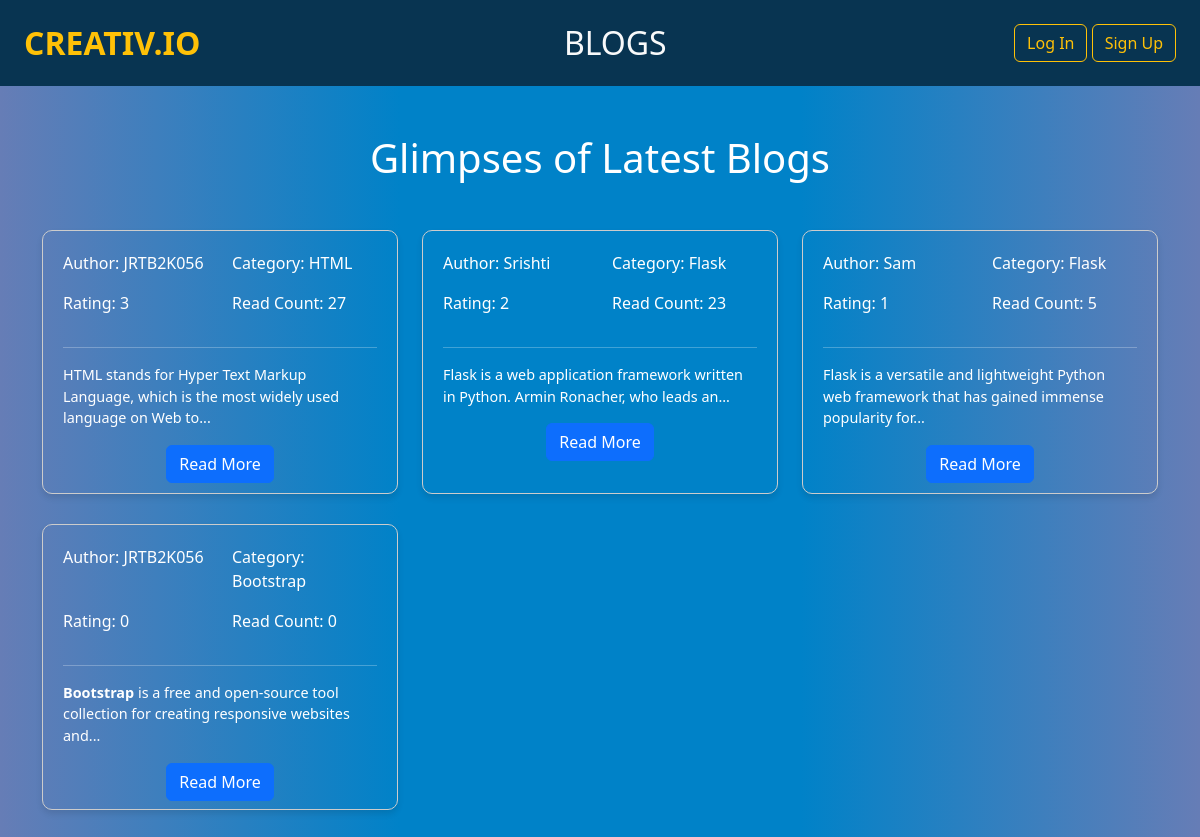
The app's page /read_blog with its own data.
### models.py (models this page shows, shortened)
class Blog(db.Model):
    blog_id = db.Column(db.Integer, primary_key=True)
    auth_id = db.Column(db.Integer, db.ForeignKey(Users.id), nullable=False)
    cat_id = db.Column(db.Integer, db.ForeignKey(Category.cat_id))
    blog_date = db.Column(db.DateTime)
    blog_text = db.Column(db.Text, nullable=False)
    blog_rating = db.Column(db.Integer, default=0)
    blog_count = db.Column(db.Integer, default=0)

class Users(db.Model, UserMixin):
    id = db.Column(db.Integer, primary_key=True)
    email = db.Column(db.String(100), unique=True)
    username = db.Column(db.String(50))
    password_hash = db.Column(db.String(300))

class Category(db.Model):
    cat_id = db.Column(db.Integer, primary_key=True)
    cat_name = db.Column(db.String(50), nullable=False)
    blogModel = db.relationship('Blog', backref='Category', lazy=True)

### routes.py (the view)
@app.route('/read_blog')
def read_blog():
    user_list = Users.query.all()
    blog_list = Blog.query.all()
    get_categories()
    return render_template('read_blog.html', user_list=user_list, blog_list=blog_list, category_names=all_cat_name)

### routes.py (called while the page is built)
def get_categories():
    global all_cat_num, all_cat_name
    all_cat_info = db.session.query(Category.cat_id, Category.cat_name).all()
    all_cat_num, all_cat_name = zip(*all_cat_info) if all_cat_info else ([], [])

### templates/read_blog.html (shortened to what this page needs)
{% extends 'base.html' %}
{% block heading %}
{%if current_user.username==Null%}
Glimpses of Latest Blogs
{%else%}
Latest Blogs
{%endif%}
{% endblock %}
{% block content %}
<div class="container">
    <div class="row">
        {% for a_blog in blog_list %}
        <div class="col-md-4">
            <div class="blog-card">
                <div class="row">
                    <div class="col-md-6">
                        <p class="blog-meta">Author: {{user_list[a_blog.auth_id-1].username}}</p>
                    </div>
                    <div class="col-md-6">
                        <p class="blog-meta">Category: {{ category_names[a_blog.cat_id - 1] }}</p>
                    </div>
                </div>
                <div class="row">
                    <div class="col-md-6">
                        <p class="blog-meta">Rating: {{a_blog.blog_rating}}</p>
                    </div>
                    <div class="col-md-6">
                        <p class="blog-meta">Read Count: {{a_blog.blog_count}}</p>
                    </div>
                </div>
                <hr>
                <p class="blog-content">{{a_blog.blog_text|safe|truncate(100)}}</p>
                <div class="text-center">
                    <a href="/blogDetail/{{a_blog.blog_id}}/{{category_names[a_blog.cat_id - 1]}}/{{user_list[a_blog.auth_id-1].username}}" class="btn btn-primary">Read More</a>
                </div>
            </div>
        </div>
        {% endfor %}
    </div>
</div>
{% endblock %}

### templates/base.html (shortened to what this page needs)
<!DOCTYPE html>
<html lang="en">
<head>
    <link href="https://cdn.jsdelivr.net/npm/bootstrap@5.3.1/dist/css/bootstrap.min.css" rel="stylesheet">
    <link rel="stylesheet" href="{{ url_for('static', filename='css/style.css')}}">
    <link rel="stylesheet" href="https://cdn.jsdelivr.net/npm/bootstrap-icons@1.10.2/font/bootstrap-icons.css">
</head>
<body>
    <nav class="navbar h-25 px-4">
        <a href="{{url_for('home')}}" class="navbar-brand text-warning fw-bold fs-2">CREATIV.IO</a>
        <p class="my-2">
            <a href="{{url_for('blogs')}}" class=" text-light text-center fs-2 text-decoration-none horizontal">BLOGS</a>
        </p>
        <p>
            {%if current_user.is_authenticated%}
            <a href="{{url_for('logout')}}" class=" btn btn-outline-warning ">LOG OUT</a>
            {%else%}
            <a href="{{url_for('login')}}" class=" btn btn-outline-warning mt-3">Log In</a>
            <a href="{{url_for('register')}}" class=" btn btn-outline-warning mt-3">Sign Up</a>
            {%endif%}
        </p>
     </nav>
    <h1 class="text-center m-5"> {%block heading%} {%endblock %}</h1>
    <div class="content ">
        {% block content%} {% endblock %}
    </div>
</body>
</html>

### static/css/style.css (style rules this page uses)
* { box-sizing: border-box !important; transition: ease all 0.5s; }
html { scroll-behavior: smooth; }
*, *::after, *::before { -webkit-box-sizing: border-box; -moz-box-sizing: border-box; box-sizing: border-box; }
body { color:white; background: #667db6; background: -webkit-linear-gradient(to right, #667db6, #0082c8, #0082c8, #667db6); background: linear-gradient(to right, #667db6, #0082c8, #0082c8, #667db6); }
.navbar { background-color:rgb(8, 52, 81); }
.horizontal { padding-top:1rem; !important; }
.blog-card { border: 1px solid #ccc; border-radius: 10px; padding: 20px; margin-bottom: 20px; box-shadow: 0 4px 6px rgba(0, 0, 0, 0.1); height: 90%; }
.blog-content { font-size: 0.9rem; }

### records on screen
Blog: blog_rating "3", blog_count "27", blog_text "HTML stands for Hyper Text Markup Language, which is the most widely used language on Web to..."
Users: username "JRTB2K056"
Category: cat_name "HTML"
Blog: blog_rating "2", blog_count "23", blog_text "Flask is a web application framework written in Python. Armin Ronacher, who leads an..."
Users: username "Srishti"
Category: cat_name "Flask"
Blog: blog_rating "1", blog_count "5", blog_text "Flask is a versatile and lightweight Python web framework that has gained immense popularity for..."
Users: username "Sam"
Blog: blog_rating "0", blog_count "0", blog_text "Bootstrap is a free and open-source tool collection for creating responsive websites and..."
Category: cat_name "Bootstrap"
